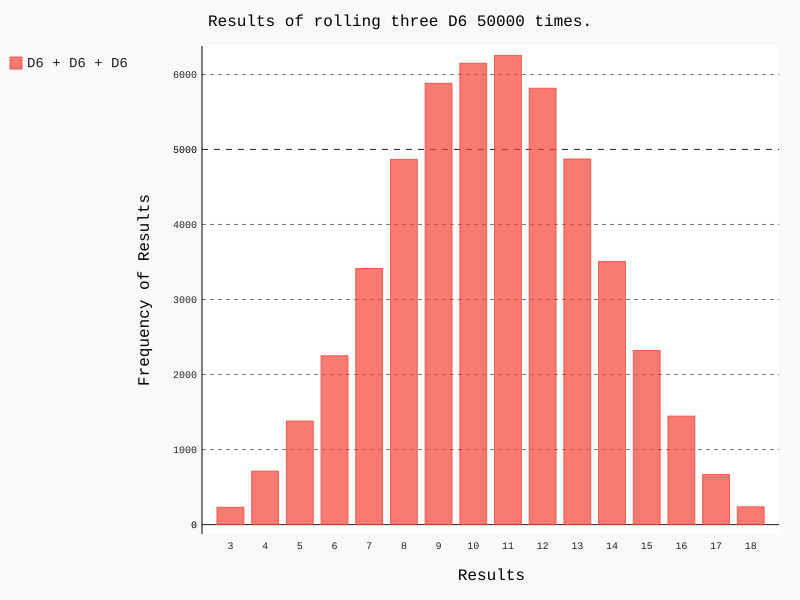

Generate this figure with Python:
#coding=utf-8

import pygal
from die import Die

# 创建三个D6的骰子
die_1 = Die()
die_2 = Die()
die_3 = Die()

# 掷几次骰子，并将结果存储在一个列表中
results = [(die_1.roll() + die_2.roll() + die_3.roll()) for roll_num in range(50000)]

# 分析结果
max_result = die_1.num_sides + die_2.num_sides + die_3.num_sides
frequencies = [results.count(value) for value in range(3, max_result+1)]

# 对结果进行可视化分析
hist = pygal.Bar()

hist.title = "Results of rolling three D6 50000 times."
hist.x_labels = [str(x) for x in range(3, 19)]
hist.x_title = "Results"
hist.y_title = "Frequency of Results"

hist.add('D6 + D6 + D6', frequencies)
hist.render_to_file('three_D6_dice.svg')
